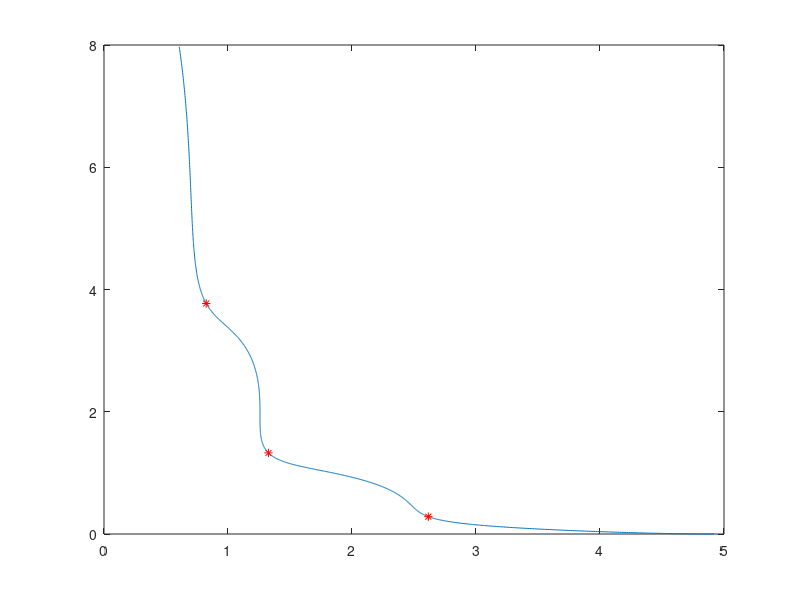

Write the MATLAB code that produced this figure. (Note: this script raises an error after producing the figure.)
clc;
clear all;
K=3;
S=1;
x=0:0.001:1;
m1 = 5+10.*(x-0.5).*(x-0.5)+cos(2.*K.*pi.*x).*power(2,S./2)./K;
f1 = m1.*(sin(x.*pi./power(2,S+1)+(1+(power(2,S)-1)./(power(2,S+2))).*pi)+1);
f2 = m1.*(cos(pi+x.*pi./2)+1);
plot(f1,f2);
% % % % plot(x,m1);
hold on;
%% find the index of the minima  
[~,N] = size(x); %% the size of x
index = round(N/K); %% there are two minima of the knee function. 
[mm,mxid] = min(m1(1,1:index));
[mm2,mxid2] = min(m1(1,index:2*index));
[mm3,mxid3] = min(m1(1,2*index:N));
xknee = [];
minx = x(mxid);
minx2 = x(mxid2+index-1);
minx3 = x(mxid3+2*index-1);
xknee =[xknee;minx;minx2;minx3];
%% verify the minima
%% save the true knees
PopObj = zeros(3,2);
for i=1:3
    m1 = 5+10.*(xknee(i,1)-0.5).*(xknee(i,1)-0.5)+cos(2.*K.*pi.*xknee(i,1)).*power(2,S./2)./K;
    f1 = m1.*(sin(xknee(i,1).*pi./power(2,S+1)+(1+(power(2,S)-1)./(power(2,S+2))).*pi)+1);
    f2 = m1.*(cos(pi+xknee(i,1).*pi./2)+1);
    PopObj(i,1) = f1;
    PopObj(i,2) = f2;
% %     plot(f1,f2,'*');
% %     plot(xknee(i,1),m1,'*');
    hold on;
end
plot(PopObj(:,1),PopObj(:,2),'r*');
saveKnee('DO2DK-',PopObj,K);


